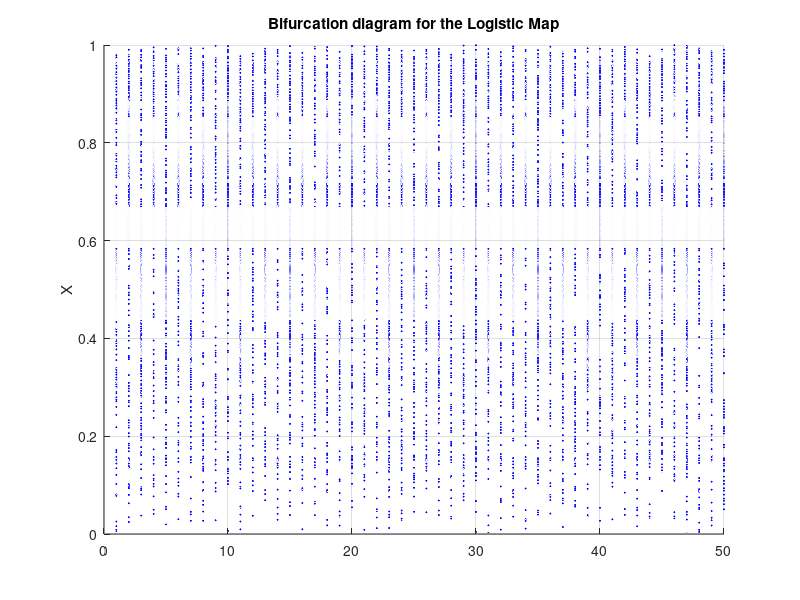

Reproduce this figure in MATLAB.
function mat = Bifurcation(p_siz)

% Function bifurcation: plots 1D bifurcation figure

% Input: fun = some function @(x,para)
%        x0 = initial value of x
%        a0 = the start value of parameter a
%        a1 = the end value of parameter a
%         N = the number of intervals for parameter
%         L = the number of iterations for each initial pair of (x0,parameter a)
%        p_siz = the marker size, default 1

% Output: mat = bifucation matrix with size N by L
%               which stores a length L sequence 
%               for each pair of (x0,parameter a)

% Logistic Map
fun = @(x,r) r*x*(1-x); 
x0 = 0.2;
a0 = 2.4;
a1 = 4;

% Tent Map, use p_siz = 0.7
% fun = @(x,r) ((r*x).*(x < 0.5) + (r*(1 -x)).*(x >= 0.5));
% x0 = 0.2;
% a0 = 1;
% a1 = 2;


N = 750;
L = 50;

% default settings
if ~exist('p_siz','var')
    p_siz = 1;
end

% initialization
mat = zeros(N,L);
a = linspace(a0,a1,N);

% main loop
for i = 1:N
    ca = a(i); % pick one parameter value at each time
    for j = 1:L % generate a sequence with length L
        if j == 1 
            pre = x0; % assign initial value
            for k = 1:500 % throw out bad data
               nxt = fun(pre,ca); 
               pre = nxt;
            end
        end
        nxt = fun(pre,ca); % generate sequence
        mat(i,j) = nxt; % store in mat
        pre = nxt; % use latest value as the initial value for the next round
    end
end

% plot 
dcolor = [0,0,1]; % Marker color setting: blue        
[r,c] = meshgrid(1:L,a); % associated cooridate data 
surf(r,c,mat,'Marker','*','MarkerSize',p_siz,'FaceColor','None','MarkerEdgeColor', dcolor,'EdgeColor','None')
view([90,0,0]) % change camera direction
ylim([a0,a1]) 

% labeling 
% Remember to change the title for every plot
title('Bifurcation diagram for the Logistic Map')
% title('Bifurcation diagram for the Tent Map')

zlabel('X')
ylabel('r')

end

